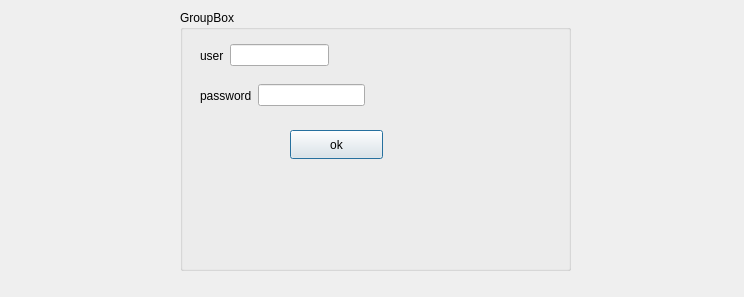
<?xml version="1.0" encoding="UTF-8"?>
<ui version="4.0">
 <class>Dialog</class>
 <widget class="QDialog" name="Dialog">
  <property name="geometry">
   <rect>
    <x>0</x>
    <y>0</y>
    <width>744</width>
    <height>297</height>
   </rect>
  </property>
  <property name="windowTitle">
   <string>Dialog</string>
  </property>
  <widget class="QGroupBox" name="groupBox">
   <property name="geometry">
    <rect>
     <x>180</x>
     <y>10</y>
     <width>391</width>
     <height>261</height>
    </rect>
   </property>
   <property name="title">
    <string>GroupBox</string>
   </property>
   <widget class="QPushButton" name="pushButton">
    <property name="geometry">
     <rect>
      <x>110</x>
      <y>120</y>
      <width>93</width>
      <height>29</height>
     </rect>
    </property>
    <property name="text">
     <string>ok</string>
    </property>
   </widget>
   <widget class="QWidget" name="layoutWidget">
    <property name="geometry">
     <rect>
      <x>20</x>
      <y>70</y>
      <width>165</width>
      <height>31</height>
     </rect>
    </property>
    <layout class="QHBoxLayout" name="horizontalLayout">
     <item>
      <widget class="QLabel" name="label_2">
       <property name="text">
        <string>password</string>
       </property>
      </widget>
     </item>
     <item>
      <widget class="QLineEdit" name="lineEdit_2">
       <property name="frame">
        <bool>true</bool>
       </property>
       <property name="echoMode">
        <enum>QLineEdit::Password</enum>
       </property>
      </widget>
     </item>
    </layout>
   </widget>
   <widget class="QWidget" name="layoutWidget">
    <property name="geometry">
     <rect>
      <x>20</x>
      <y>30</y>
      <width>129</width>
      <height>31</height>
     </rect>
    </property>
    <layout class="QHBoxLayout" name="horizontalLayout_2">
     <item>
      <widget class="QLabel" name="label">
       <property name="text">
        <string>user</string>
       </property>
      </widget>
     </item>
     <item>
      <widget class="QLineEdit" name="lineEdit"/>
     </item>
    </layout>
   </widget>
  </widget>
 </widget>
 <resources/>
 <connections/>
</ui>
